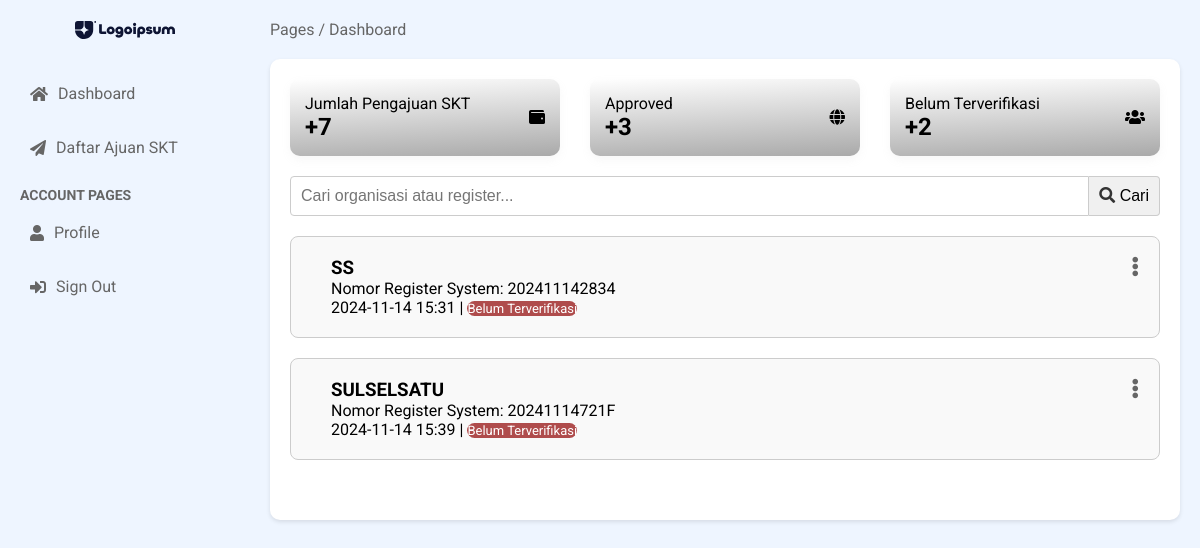
The page /dashboard/unverified/ on the database as committed earlier.
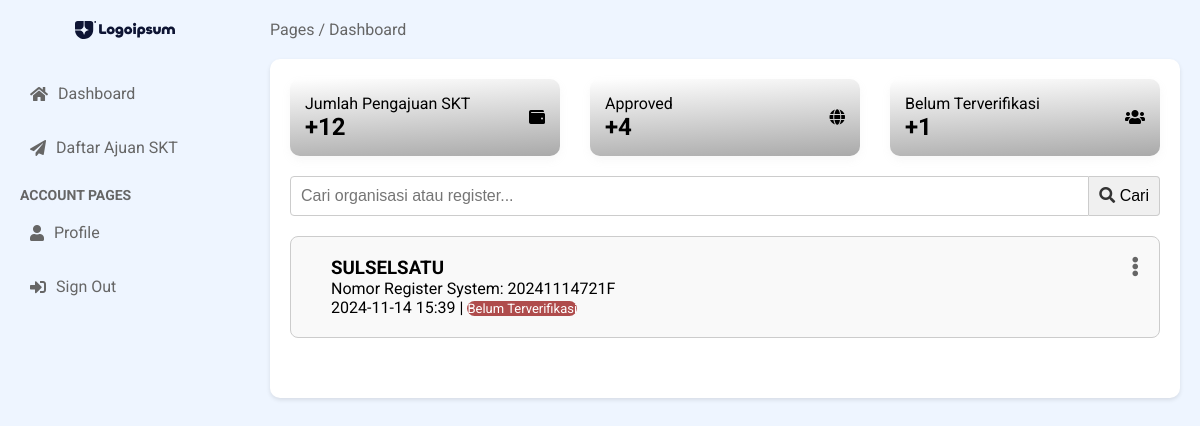
The same page on the database as committed later.
### modelform/models.py (models this page shows, shortened)
class Register(models.Model):
    id = models.UUIDField(primary_key=True, default=uuid.uuid4, editable=False)
    author = models.ForeignKey(User, on_delete=models.CASCADE, null=True, blank=True)
    nama_organisasi = models.CharField(max_length=255)
    register = models.CharField(max_length=10, unique=True, editable=False)
    created_at = models.DateTimeField(auto_now_add=True)
    logo = models.ImageField(upload_to=logo, blank=False, null=True, validators=[validate_file_size])
    is_completed = models.BooleanField(default=False)
    is_verified = models.BooleanField(default=False)  # Field untuk status verifikasi
    verified_at = models.DateTimeField(null=True, blank=True)  # Tanggal dan waktu verifikasi

### modelform/views.py (the view)
# urls.py: path('dashboard/unverified/', views.dashboard_unverified, name='dashboard_unverified'),
def dashboard_unverified(request):
    results = Register.objects.filter(is_verified=False, is_completed=True)
    results_verified = Register.objects.filter(is_verified=True)
    total_pengajuan = Register.objects.all().count()
    total_verified = results_verified.count()
    unverified_completed_count = Register.objects.filter(is_completed=True, is_verified=False).count()
    query = request.GET.get('q', '')
    try:
        register_id = request.GET.get('register_id')
        if register_id:
            register_id = UUID(register_id)  # Verifikasi jika register_id adalah UUID yang valid
        registers = Register.objects.all()  # Ambil data yang sesuai
    except ValueError:
        return redirect('error_page')
    if query:
        results = results.filter(
            Q(nama_organisasi__icontains=query) | Q(register__icontains=query)
        )
    context = {
        'results': results,
        'total_verified': total_verified,
        'total_pengajuan': total_pengajuan,
        'unverified_completed_count': unverified_completed_count,
        'query': query,
        'registers': registers
    }
    return render(request, 'dashboard/dashboard_unverified.html', context)

### accounts/context_processors.py (called while the page is built)
def versioned_static(request):
    version = 'v1.x'  # Increment this version number
    return {
        'STATIC_VERSION': version,
    }

### templates/dashboard/dashboard_unverified.html (shortened to what this page needs)
{% extends 'dashboard/base.html' %}
{% load static %}
{% block content %}
<main class="main-content">
<header class="main-header">
    <div class="breadcrumb">
        <span>Pages / Dashboard</span>
    </div>
</header>
<section class="main-section">
    <div class="info-container">
        <div class="info-card">
            <div class="info-content">
                <p class="info-title">Jumlah Pengajuan SKT</p>
                <h2><span class="info-change positive">+{{ total_pengajuan }}</span></h2>
            </div>
            <div class="info-icon">
                <i class="fas fa-wallet"></i>
            </div>
        </div>
        <div class="info-card">
            <div class="info-content">
                <p class="info-title">Approved</p>
                <h2>+{{ total_verified }}</h2>
            </div>
            <div class="info-icon">
                <i class="fas fa-globe"></i>
            </div>
        </div>
        <div class="info-card">
            <div class="info-content">
                <p class="info-title">Belum Terverifikasi</p>
                <h2>+{{ unverified_completed_count }}</h2>
            </div>
            <div class="info-icon">
                <i class="fas fa-users"></i>
            </div>
        </div>
    </div>
    <form method="GET" action="{% url 'dashboard_unverified' %}" class="search-form">
      <input
          type="text"
          name="q"
          placeholder="Cari organisasi atau register..."
          value="{{ query }}"
          aria-label="Search"
      >
      <button type="submit" aria-label="Cari">
          <i class="fas fa-search"></i> Cari
      </button>
    </form>
    {% if results %}
    <div class="categories-list-undangan">
      {% for register in results %}
      <div class="category-list-undangan">
        <div class="category-text">
          <h3>{{ register.nama_organisasi }}</h3>
          <p>Nomor Register System: {{ register.register }}</p>
          <p> {{ register.created_at|date:"Y-m-d H:i" }} |
            {% if register.is_verified %}
            <span class="status-approved">Terverifikasi</span>
            {% else %}
            <span class="status-pending">Belum Terverifikasi</span>
            {% endif %}
          </p>
        </div>
        <div class="menu-list-undangan">
          <i class="fas fa-ellipsis-v menu-icon" onclick="toggleModal('modal{{ register.id }}')"></i>
        </div>
      </div>
    {% endfor %}
    {% else %}
    <div class="message error"> Pengajuan Belum Terverifikasi</div>
    </div>
    {% endif %}
</div>
</section>
</main>
</div>
{% endblock %}

Rows that differ between the two databases and show on the page:
no longer on this page (row edited): Register: nama_organisasi "SS", register "202411142834", created_at "2024-11-14 15:31", is_verified "Belum Terverifikasi"
Other text that changed with them:
{{ total_pengajuan }}: "7" → "12"
{{ total_verified }}: "3" → "4"
{{ unverified_completed_count }}: "2" → "1"
